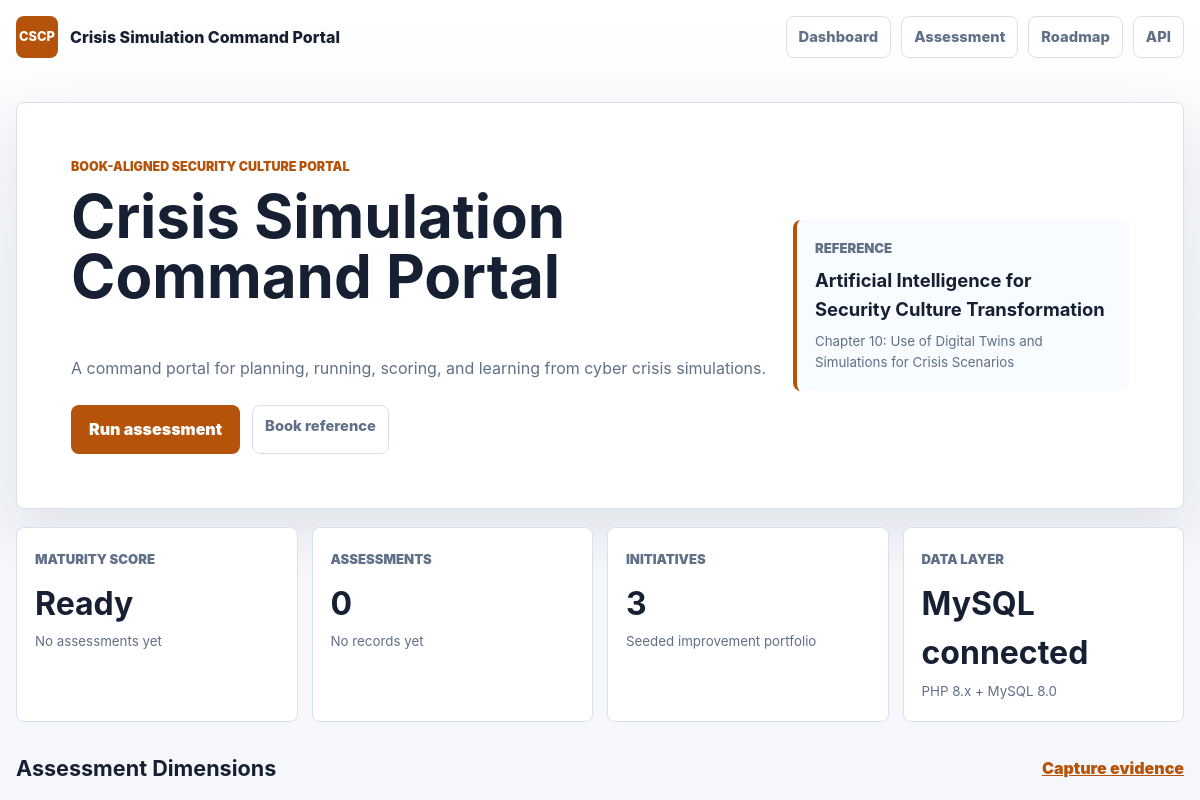
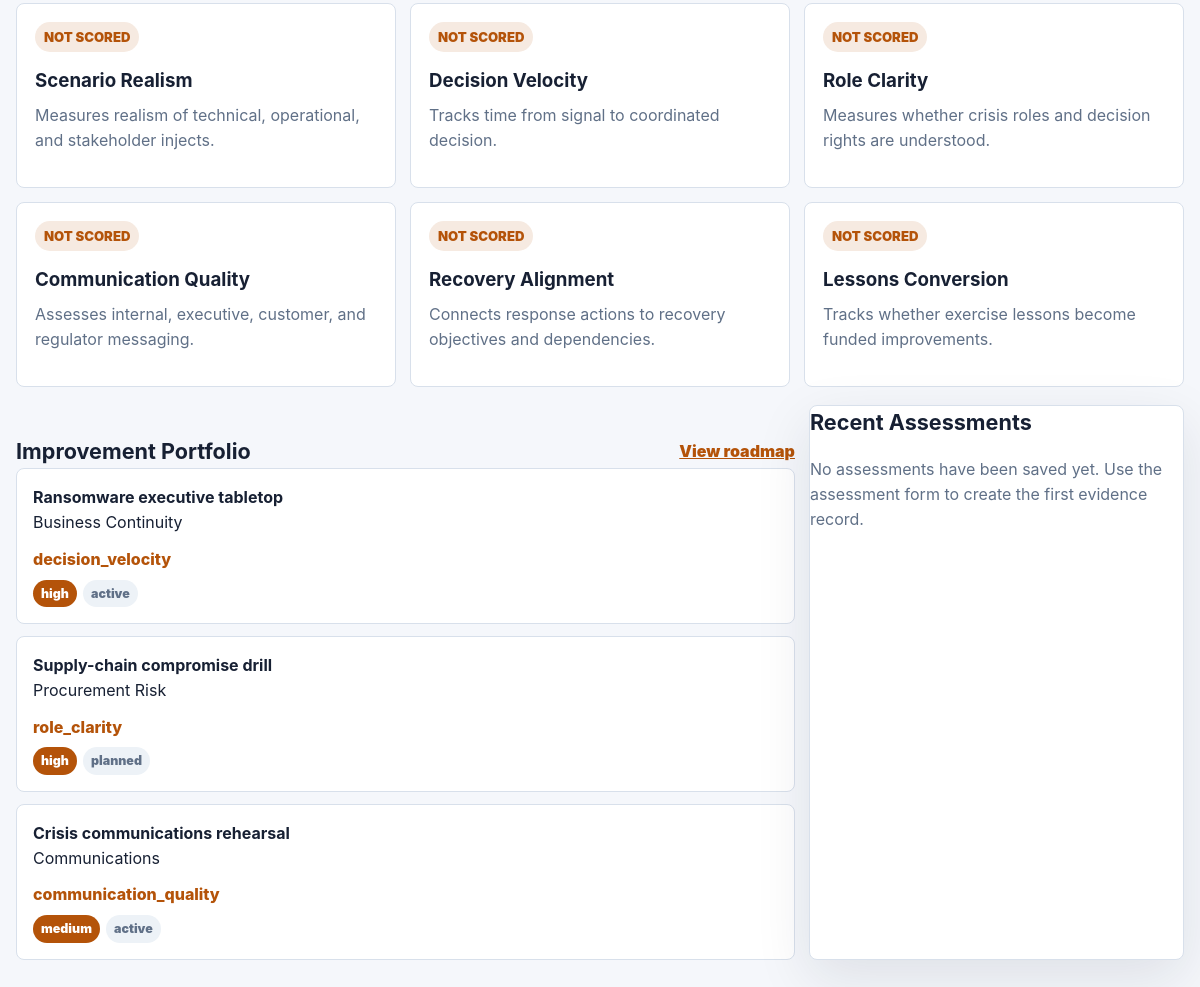
The page / on the database its author committed (2 pictures, top to bottom).
### tables this page shows
CREATE TABLE IF NOT EXISTS initiatives (
  id BIGINT UNSIGNED AUTO_INCREMENT PRIMARY KEY,
  title VARCHAR(220) NOT NULL UNIQUE,
  owner VARCHAR(160) NOT NULL,
  status ENUM('planned','active','paused','completed') NOT NULL DEFAULT 'planned',
  priority ENUM('low','medium','high') NOT NULL DEFAULT 'medium',
  impact_area VARCHAR(120) NOT NULL,
  due_date DATE NULL,
  created_at DATETIME NOT NULL DEFAULT CURRENT_TIMESTAMP,
  updated_at DATETIME NOT NULL DEFAULT CURRENT_TIMESTAMP ON UPDATE CURRENT_TIMESTAMP,
  INDEX idx_initiatives_status_priority (status, priority)
);

### src/Support/View.php (called while the page is built, shortened)
<?php
final class View
{
    public static function e(string|int|float|null $value): string
    {
        return htmlspecialchars((string) $value, ENT_QUOTES, 'UTF-8');
    }
}

### src/Repository/PortalRepository.php (called while the page is built, shortened)
<?php
final class PortalRepository
{
    public function connected(): bool
    {
        return $this->db instanceof PDO;
    }
    public function summary(): array
    {
        return [
            'connected' => true,
            'assessment_count' => (int) $this->db->query('SELECT COUNT(*) FROM assessments')->fetchColumn(),
            'initiative_count' => (int) $this->db->query('SELECT COUNT(*) FROM initiatives')->fetchColumn(),
            'average_score' => $this->nullableFloat($this->db->query('SELECT AVG(weighted_score) FROM assessments')->fetchColumn()),
            'latest_assessment_at' => $this->db->query('SELECT MAX(created_at) FROM assessments')->fetchColumn() ?: null,
        ];
    }
    public function recentAssessments(int $limit = 5): array
    {
        $stmt = $this->db->prepare('SELECT * FROM assessments ORDER BY created_at DESC LIMIT :limit');
        $stmt->bindValue('limit', $limit, PDO::PARAM_INT);
        $stmt->execute();
        return $stmt->fetchAll();
    }
    public function dimensionAverages(): array
    {
        $rows = $this->db->query('SELECT dimension_key, AVG(score) AS average_score FROM assessment_scores GROUP BY dimension_key')->fetchAll();
        $averages = [];
        return $averages;
    }
    public function initiatives(): array
    {
        return $this->db->query('SELECT * FROM initiatives ORDER BY FIELD(priority, "high", "medium", "low"), title')->fetchAll();
    }
    private function nullableFloat(mixed $value): ?float
    {
        return $value === null ? null : round((float) $value, 2);
    }
}

### src/bootstrap.php (called while the page is built, shortened)
<?php
spl_autoload_register(function (string $class): void {
    $prefix = 'Portal\\';
    $relative = str_replace('\\', DIRECTORY_SEPARATOR, substr($class, strlen($prefix)));
    $file = __DIR__ . DIRECTORY_SEPARATOR . $relative . '.php';
});

### public/index.php (the view, shortened to what this page needs)
<?php
require __DIR__ . '/../src/bootstrap.php';
$config = Json::decode((string) file_get_contents(__DIR__ . '/../config/portal.json'), []);
$repository = new PortalRepository(Database::tryConnection());
$scoring = new ScoringService();
sendPage($config, 'Dashboard', renderDashboard($config, $repository, $scoring));
function sendPage(array $config, string $title, string $body, int $status = 200): void
{
    echo layout($config, $title, $body);
    exit;
}
function layout(array $config, string $title, string $body): string
{
    $appTitle = View::e((string) ($config['title'] ?? 'Portal'));
    $pageTitle = View::e($title);
    $short = View::e((string) ($config['short_name'] ?? 'PORTAL'));
    $accent = View::e((string) ($config['accent'] ?? '#0f766e'));
    return <<<HTML
<!doctype html>
<html lang="en">
<head>
  <meta charset="utf-8">
  <meta name="viewport" content="width=device-width, initial-scale=1">
  <title>{$pageTitle} | {$appTitle}</title>
  <style>:root { --primary: {$accent}; }</style>
  <link rel="stylesheet" href="/assets/app.css">
</head>
<body>
  <header class="topbar">
    <a class="brand" href="/"><span class="brand-mark">{$short}</span><span>{$appTitle}</span></a>
    <nav>
      <a href="/">Dashboard</a>
      <a href="/assessment">Assessment</a>
      <a href="/roadmap">Roadmap</a>
      <a href="/api/summary">API</a>
    </nav>
  </header>
  <main class="page-shell">{$body}</main>
</body>
</html>
HTML;
}
function renderDashboard(array $config, PortalRepository $repository, ScoringService $scoring): string
{
    $summary = $repository->summary();
    $averages = $repository->dimensionAverages();
    $initiatives = $repository->initiatives() ?: ($config['initiatives'] ?? []);
    $recent = $repository->recentAssessments();
    $score = $summary['average_score'] ?? null;
    $band = $score === null ? 'No assessments yet' : $scoring->maturityBand((float) $score);
    $scoreLabel = $score === null ? 'Ready' : number_format((float) $score, 1) . '%';
    $dbStatus = $summary['connected'] ? 'MySQL connected' : 'MySQL not connected';
    $assessmentCount = (string) ($summary['assessment_count'] ?? 0);
    $initiativeCount = (string) ($summary['initiative_count'] ?? 0);
    $latestAssessment = View::e((string) ($summary['latest_assessment_at'] ?? 'No records yet'));
    $saved = isset($_GET['saved']) ? '<div class="notice">Assessment saved successfully.</div>' : '';
    $dimensionCards = renderDimensionCards($config, $averages);
    $initiativeCards = renderInitiatives($initiatives);
    $recentRows = renderRecentAssessments($recent);
    $book = $config['book'];
    $portalTitle = View::e((string) $config['title']);
    $bookTitle = View::e((string) $book['title']);
    $bookUrl = View::e((string) $book['url']);
    $tagline = View::e((string) $config['tagline']);
    $alignment = View::e((string) $book['alignment']);
    return <<<HTML
{$saved}
<section class="hero panel">
  <div>
    <p class="eyebrow">Book-aligned security culture portal</p>
    <h1>{$portalTitle}</h1>
    <p>{$tagline}</p>
    <div class="hero-actions">
      <a class="button-link" href="/assessment">Run assessment</a>
      <a class="secondary-link" href="{$bookUrl}" target="_blank" rel="noopener">Book reference</a>
    </div>
  </div>
  <aside class="book-card">
    <span>Reference</span>
    <strong>{$bookTitle}</strong>
    <small>{$alignment}</small>
  </aside>
</section>
<section class="metric-grid">
  <article><span>Maturity score</span><strong>{$scoreLabel}</strong><small>{$band}</small></article>
  <article><span>Assessments</span><strong>{$assessmentCount}</strong><small>{$latestAssessment}</small></article>
  <article><span>Initiatives</span><strong>{$initiativeCount}</strong><small>Seeded improvement portfolio</small></article>
  <article><span>Data layer</span><strong>{$dbStatus}</strong><small>PHP 8.x + MySQL 8.0</small></article>
</section>
<section class="section-head"><h2>Assessment Dimensions</h2><a href="/assessment">Capture evidence</a></section>
<section class="dimension-grid">{$dimensionCards}</section>
<section class="split-layout">
  <div>
    <section class="section-head"><h2>Improvement Portfolio</h2><a href="/roadmap">View roadmap</a></section>
    <div class="stack">{$initiativeCards}</div>
  </div>
  <aside class="panel">
    <h2>Recent Assessments</h2>
    {$recentRows}
  </aside>
</section>
HTML;
}
function renderDimensionCards(array $config, array $averages): string
{
    $html = '';
    foreach ($config['dimensions'] ?? [] as $dimension) {
        $key = (string) $dimension['key'];
        $label = View::e((string) $dimension['label']);
        $description = View::e((string) $dimension['description']);
        $average = isset($averages[$key]) ? number_format(((float) $averages[$key] / 5) * 100, 0) . '%' : 'Not scored';
        $html .= "<article class=\"panel dimension-card\"><span>{$average}</span><h3>{$label}</h3><p>{$description}</p></article>";
    }
    return $html;
}
function renderInitiatives(array $initiatives): string
{
    $html = '';
    foreach ($initiatives as $initiative) {
        $title = View::e((string) ($initiative['title'] ?? 'Initiative'));
        $owner = View::e((string) ($initiative['owner'] ?? 'Owner pending'));
        $status = View::e((string) ($initiative['status'] ?? 'planned'));
        $priority = View::e((string) ($initiative['priority'] ?? 'medium'));
        $impact = View::e((string) ($initiative['impact_area'] ?? 'culture'));
        $html .= "<article class=\"initiative\"><div><strong>{$title}</strong><span>{$owner}</span></div><div><em>{$impact}</em><span class=\"badge\">{$priority}</span><span class=\"badge soft\">{$status}</span></div></article>";
    }
    return $html;
}
function renderRecentAssessments(array $recent): string
{
    if ($recent === []) {
        return '<p class="muted">No assessments have been saved yet. Use the assessment form to create the first evidence record.</p>';
    }
    $html = '<div class="recent-list">';
    return $html . '</div>';
}

### public/assets/app.css (style rules this page uses)
:root { color-scheme: light; --bg: #f5f7fb; --surface: #ffffff; --surface-soft: #eef6f4; --text: #172033; --muted: #607087; --line: #d8e0eb; --primary-dark: color-mix(in srgb, var(--primary), #000 18%); --shadow: 0 18px 55px rgba(23, 32, 51, 0.1); }
* { box-sizing: border-box; }
body { margin: 0; background: linear-gradient(180deg, #ffffff 0, var(--bg) 320px), var(--bg); color: var(--text); font-family: Inter, ui-sans-serif, system-ui, -apple-system, BlinkMacSystemFont, "Segoe UI", sans-serif; line-height: 1.55; }
a { color: inherit; }
.topbar { width: min(1180px, calc(100% - 32px)); min-height: 74px; display: flex; align-items: center; justify-content: space-between; gap: 18px; margin: 0 auto; }
.brand { display: inline-flex; align-items: center; gap: 12px; color: var(--text); font-weight: 850; text-decoration: none; }
.brand-mark { width: 42px; height: 42px; display: inline-grid; place-items: center; border-radius: 8px; background: var(--primary); color: #fff; font-size: .8rem; }
nav { display: flex; flex-wrap: wrap; gap: 10px; }
nav a, .secondary-link { border: 1px solid var(--line); border-radius: 8px; padding: 9px 12px; background: #fff; color: var(--muted); font-size: .92rem; font-weight: 800; text-decoration: none; }
.page-shell { width: min(1180px, calc(100% - 32px)); margin: 0 auto; padding: 28px 0 58px; }
.panel, .metric-grid article, .initiative, .roadmap article { border: 1px solid var(--line); border-radius: 8px; background: var(--surface); box-shadow: var(--shadow); }
.hero { display: grid; grid-template-columns: 1fr; gap: 24px; align-items: center; padding: clamp(28px, 5vw, 54px); }
.eyebrow { margin: 0 0 10px; color: var(--primary); font-size: .78rem; font-weight: 900; text-transform: uppercase; }
h1, h2, h3, p { margin-top: 0; }
h1 { max-width: 860px; font-size: clamp(2rem, 5vw, 4.2rem); line-height: 1; overflow-wrap: anywhere; }
h2 { font-size: 1.35rem; }
h3 { margin-bottom: 8px; }
p, small, .muted { color: var(--muted); }
.hero-actions { display: flex; flex-wrap: wrap; gap: 12px; margin-top: 24px; }
.button-link, button { min-height: 48px; display: inline-flex; align-items: center; justify-content: center; border: 0; border-radius: 8px; padding: 12px 18px; background: var(--primary); color: #fff; font-weight: 900; text-decoration: none; cursor: pointer; }
.book-card { display: grid; gap: 8px; border-left: 4px solid var(--primary); border-radius: 8px; padding: 18px; background: #f8fbff; }
.book-card span, .metric-grid span, .dimension-card span { color: var(--muted); font-size: .82rem; font-weight: 900; text-transform: uppercase; }
.book-card strong { font-size: 1.15rem; }
.metric-grid, .dimension-grid, .split-layout, .form-grid, .score-grid, .roadmap { display: grid; grid-template-columns: 1fr; gap: 14px; margin-top: 18px; }
.metric-grid article { min-height: 142px; padding: 18px; box-shadow: none; }
.metric-grid strong { display: block; margin-top: 8px; font-size: 2rem; }
.dimension-card { min-height: 178px; padding: 18px; box-shadow: none; }
.dimension-card span { display: inline-flex; margin-bottom: 14px; border-radius: 999px; padding: 5px 9px; background: color-mix(in srgb, var(--primary), #fff 88%); color: var(--primary); }
.section-head { display: flex; align-items: center; justify-content: space-between; gap: 14px; margin-top: 30px; }
.section-head h2 { margin: 0; }
.section-head a { color: var(--primary); font-weight: 900; }
.stack { display: grid; gap: 12px; }
.initiative { display: grid; gap: 12px; padding: 16px; box-shadow: none; }
.initiative strong, .initiative span, .initiative em { display: block; }
.initiative em { color: var(--primary); font-style: normal; font-weight: 850; }
.badge { display: inline-flex !important; width: fit-content; margin: 8px 6px 0 0; border-radius: 999px; padding: 4px 8px; background: var(--primary); color: #fff; font-size: .78rem; font-weight: 900; }
.badge.soft { background: #edf2f7; color: var(--muted); }
@media (min-width: 760px) { .metric-grid, .dimension-grid, .score-grid { grid-template-columns: repeat(2, minmax(0, 1fr)); } }
@media (min-width: 1020px) { .hero { grid-template-columns: minmax(0, 1.35fr) minmax(280px, .65fr); } }
@media (min-width: 1020px) { .metric-grid { grid-template-columns: repeat(4, minmax(0, 1fr)); } }
@media (min-width: 1020px) { .dimension-grid { grid-template-columns: repeat(3, minmax(0, 1fr)); } }
@media (min-width: 1020px) { .split-layout { grid-template-columns: minmax(0, 1.35fr) minmax(320px, .65fr); } }

### rows shown on the page
initiatives: title "Ransomware executive tabletop", owner "Business Continuity", impact_area "decision_velocity", priority "high", status "active"
initiatives: title "Supply-chain compromise drill", owner "Procurement Risk", impact_area "role_clarity", priority "high", status "planned"
initiatives: title "Crisis communications rehearsal", owner "Communications", impact_area "communication_quality", priority "medium", status "active"

### other values the page prints
$short "CSCP"
$appTitle "Crisis Simulation Command Portal"
$portalTitle "Crisis Simulation Command Portal"
$tagline "A command portal for planning, running, scoring, and learning from cyber crisis simulations."
$bookTitle "Artificial Intelligence for Security Culture Transformation"
$alignment "Chapter 10: Use of Digital Twins and Simulations for Crisis Scenarios"
$scoreLabel "Ready"
$band "No assessments yet"
$assessmentCount "0"
$latestAssessment "No records yet"
$initiativeCount "3"
$dbStatus "MySQL connected"
$average "NOT SCORED"
$label "Scenario Realism"
$description "Measures realism of technical, operational, and stakeholder injects."
